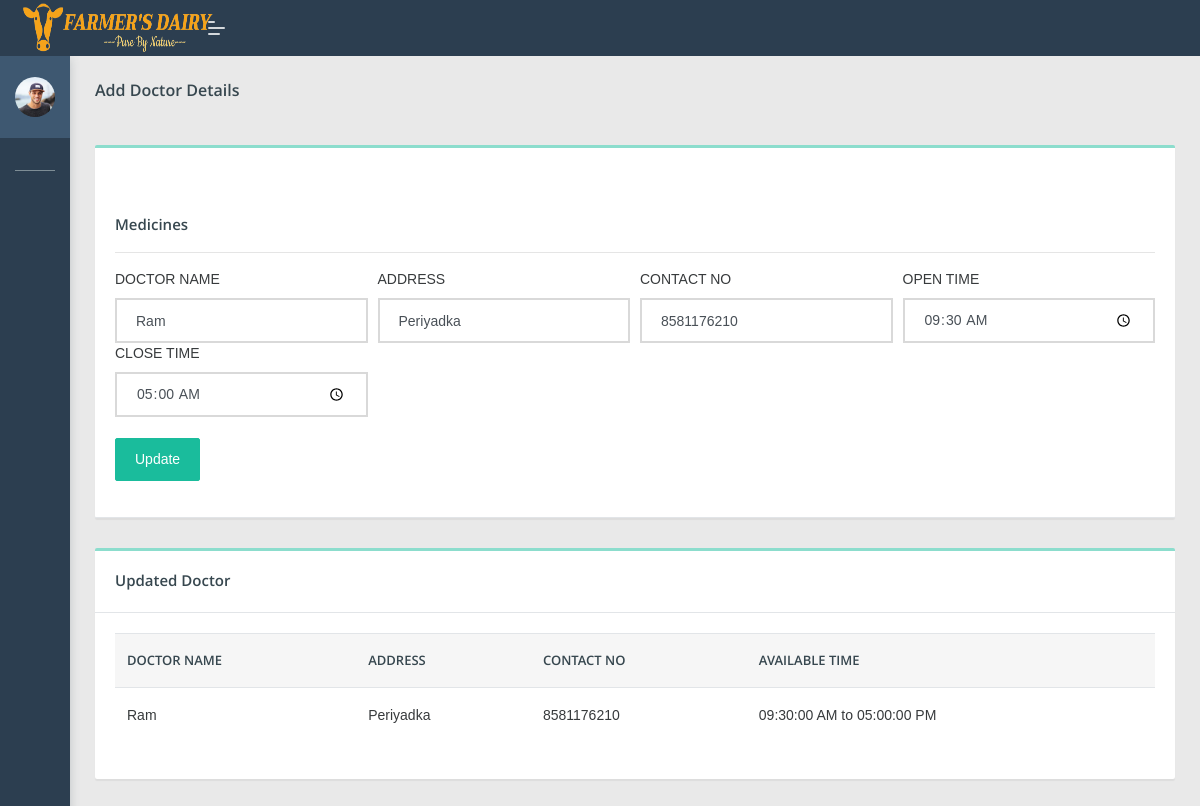
The app's page /dipo/editdoc.php?eid=6 (signed in) with its own data.
### tables this page shows
CREATE TABLE `add_doctor` (
  `doc_id` int(100) NOT NULL,
  `name` varchar(100) NOT NULL,
  `address1` varchar(100) NOT NULL,
  `phoneno` varchar(100) NOT NULL,
  `opentm` time NOT NULL,
  `closetm` time NOT NULL,
  `dippoid` varchar(100) NOT NULL
);

### dipo/editdoc.php (the view, shortened to what this page needs)
 <?php
if(isset($_SESSION['dippo']))
{
?>
 <!DOCTYPE html>
<html lang="en">
<head>
    <link rel="stylesheet" href="assets/css/style.css">
</head>
<body class="">
	<nav class="pcoded-navbar  ">
		<div class="navbar-wrapper  ">
			<div class="navbar-content scroll-div " >
					<div class="">
					<div class="main-menu-header">
						<img class="img-radius" src="assets/images/user/avatar-2.jpg" alt="User-Profile-Image">
						<div class="user-details">
						</div>
					</div>
				</div>
				<ul class="nav pcoded-inner-navbar ">
					<li class="nav-item pcoded-menu-caption">
					</li>
					<li class="nav-item">
					    <a href="main.php" class="nav-link "><span class="pcoded-micon"><i class="feather icon-home"></i></span><span class="pcoded-mtext">Dashboard</span></a>
					</li>
					<li class="nav-item pcoded-hasmenu">
					    <a href="#!" class="nav-link "><span class="pcoded-micon"><i class="feather icon-align-justify"></i></span><span class="pcoded-mtext">Staff Details</span></a>
					</li>
					<li class="nav-item pcoded-hasmenu">
					    <a href="#!" class="nav-link "><span class="pcoded-micon"><i class="feather icon-align-justify"></i></span><span class="pcoded-mtext">User Details</span></a>
					</li>
						<li class="nav-item pcoded-hasmenu">
					    <a href="#!" class="nav-link "><span class="pcoded-micon"><i class="feather icon-align-justify"></i></span><span class="pcoded-mtext">Milk Details</span></a>
					</li>
					<li class="nav-item pcoded-hasmenu">
					    <a href="#!" class="nav-link "><span class="pcoded-micon"><i class="feather icon-align-justify"></i></span><span class="pcoded-mtext">Facilities</span></a>
					</li>
                        <li class="nav-item">
					    <a href="viewfeedb.php" class="nav-link "><span class="pcoded-micon"><i class="feather icon-align-justify"></i></span><span class="pcoded-mtext">View feedback</span></a>
					</li>
				</ul>
			</div>
		</div>
	</nav>
	<header class="navbar pcoded-header navbar-expand-lg navbar-light header-dark">
				<div class="m-header">
					<a class="mobile-menu" id="mobile-collapse" href="#!"><span></span></a>
					<a href="#!" class="b-brand">
						<img src="assets/images/logo1.png" width="190px" height="50px" class="logo">
					</a>
				</div>
				<div class="collapse navbar-collapse">
					<ul class="navbar-nav mr-auto">
						<li class="nav-item">
							<a href="#!" class="pop-search"><i class="feather icon-search"></i></a>
						</li>
					</ul>
					<ul class="navbar-nav ml-auto">
						<li>
							<div class="dropdown drp-user">
								<a href="#" class="dropdown-toggle" data-toggle="dropdown">
									<i class="feather icon-user"></i>
								</a>
							</div>
						</li>
					</ul>
				</div>
	</header>
<section class="pcoded-main-container">
    <div class="pcoded-content">
        <div class="page-header">
            <div class="page-block">
                <div class="row align-items-center">
                    <div class="col-md-12">
                        <div class="page-header-title">
                            <h5 class="m-b-10">Add Doctor Details</h5>
                        </div>
                    </div>
                </div>
            </div>
        </div>
							<?php
							if(isset($_GET['eid']))
							{
								$edid=$_GET['eid'];
								include 'config.php';
								$sql1="select * from add_doctor where doc_id='$edid'";
								$result1=mysqli_query($con,$sql1);
								$num1=mysqli_num_rows($result1);
								if($num1>0)
								{
									while($row1=mysqli_fetch_array($result1))
									{
										$name=$row1['name'];
										$address1=$row1['address1'];
										$phoneno=$row1['phoneno'];
										$opentm=$row1['opentm'];
										$closetm=$row1['closetm'];
								?>
        <div class="row">
             <div class="col-sm-12">
                <div class="card">
                    <div class="card-header">
                       <h5 class="mt-5">Medicines</h5>
                        <hr>
                        <form class="needs-validation" method="post" action="#">
                            <div class="form-row">
                                <div class="col-md-3">
                                    <label for="validationCustom01">DOCTOR NAME</label>
                                    <input type="text" value="<?php echo $name;?>" name="name" class="form-control" pattern="/^[A-Za-z-,]+(\s{0,1}[a-zA-Z-, ]*$/" placeholder="Doctor Name" required>
                                </div>
                                <div class="col-md-3">
                                    <label for="validationCustom02">ADDRESS </label>
                                    <input type="text" value="<?php echo $address1;?>" name="address1" class="form-control" placeholder="address1" name="address1" required>
                                </div>
								<div class="col-md-3">
                                    <label for="validationCustom02">CONTACT NO</label>
                                    <input type="text" value="<?php echo $phoneno;?>" class="form-control" pattern="[0-9]{10}" id="validationCustom02"  pattern="[0-9]{3}" placeholder="contact no" name="phoneno" required>
                                </div>
							<div class="col-md-3">
                                    <label for="validationCustom02">OPEN TIME</label>
                                    <input type="time" class="form-control"  value="<?php echo $opentm;?>" id="validationCustom02" placeholder="Open Time" name="opentm" required>
                                </div>
								<div class="col-md-3">
                                    <label for="validationCustom02">CLOSE TIME</label>
                                    <input type="time" class="form-control" value="<?php echo $closetm;?>" id="validationCustom02" placeholder="Close Time" name="closetm" required>
                                </div>
							</div>
							<BR>
                            <div class="form-row">
							 <div class="form-group col-md-2">
                            <button type="submit" name="update" class="btn  btn-primary">Update</button>
							</div>
							</div>
						   </form>
						   						<?php
								}
							}
							}
?>
						</div>
					</div>
				</div>
                        <div class="col-md-12">
                <div class="card">
                    <div class="card-header">
                        <h5>Updated Doctor</h5>
                    </div>
                    <div class="card-body table-border-style">
                        <div class="table-responsive">
                            <table class="table table-hover">
                                <thead>
                                    <tr>
                                        <th>DOCTOR NAME</th>
                                        <th>ADDRESS</th>
                                        <th>CONTACT NO</th>
										<th>AVAILABLE TIME</th>
									</tr>
                                </thead>
                                <tbody>
								<?php
								include 'config.php';
								$sql1="select * from add_doctor where doc_id='$edid'";
								$result1=mysqli_query($con,$sql1);
								$num1=mysqli_num_rows($result1);
								if($num1>0)
								{
									while($row1=mysqli_fetch_array($result1))
									{
										$name=$row1['name'];
										$address1=$row1['address1'];
										$phoneno=$row1['phoneno'];
										$opentm=$row1['opentm'];
										$closetm=$row1['closetm'];
									}
								}
								?>
                                    <tr>
									<td><?php echo $name; ?></td>
									<td><?php echo $address1; ?></td>
									<td><?php echo $phoneno; ?></td>
									<td><?php echo $opentm; ?> AM to <?php echo $closetm; ?> PM </td>
                                    </tr>
                                </tbody>
                            </table>
							</div>
                    </div>
                </div>
            </div>
                        </div>
                    </div>
</section>
</body>
</html>
<?php
}
else
{
	echo "<script> location.href='../index.php'; </script>";
}
?>

### records on screen
add_doctor: name "Ram", address1 "Periyadka", phoneno "8581176210", opentm "09:30:00", closetm "05:00:00"
